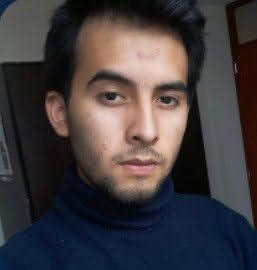
#> input picture attendance/facenet/dataset/raw/Jose/IMG_20221126_014514_282.jpg, 257 x 270 px
$ python -i preprocessing_system.py   (imports and definitions only)   (older library calls are emulated)
#> lines starting #> are read from the running program, lines starting #| are printed output that depends on the picture
#> further down, picture is the input picture: shape (270, 257, 3); mean B, G, R 62.5, 59.9, 65.9
import cv2
import numpy as np
import os
from pathlib import Path

class FacePreprocessor:
    def __init__(self, target_size=(160, 160)):
        """
        Sistema de preprocesamiento de imágenes faciales

        Args:
            target_size: Tamaño objetivo para redimensionar (width, height)
        """
        self.target_size = target_size
        self.preprocessing_stats = {
            'processed': 0,
            'low_confidence_filtered': 0,
            'histogram_equalized': 0
        }

    def standardize_resize(self, image):
        """
        Redimensiona la imagen al tamaño estándar

        Args:
            image: Imagen a redimensionar

        Returns:
            numpy.ndarray: Imagen redimensionada
        """
        return cv2.resize(image, self.target_size, interpolation=cv2.INTER_AREA)
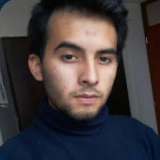
#> returned value: shape (160, 160, 3); mean of channels 0, 1, 2 62.5, 59.9, 65.9; drawn as B, G, R

    def normalize_pixels(self, image):
        """
        Normaliza los valores de píxeles a rango [0, 1]

        Args:
            image: Imagen a normalizar

        Returns:
            numpy.ndarray: Imagen normalizada
        """
        # Convertir a float32 y normalizar
        normalized = image.astype('float32')
        normalized = normalized / 255.0
        return normalized

    # [22 lines left out: function histogram_equalization, not called in this run]

    def adaptive_histogram_equalization(self, image, clip_limit=2.0, tile_size=(8, 8)):
        """
        Aplica CLAHE (Contrast Limited Adaptive Histogram Equalization)

        Args:
            image: Imagen BGR
            clip_limit: Límite de contraste
            tile_size: Tamaño de los tiles

        Returns:
            numpy.ndarray: Imagen con CLAHE aplicado
        """
#> called with clip_limit = 2, tile_size = (8, 8)
        # Convertir a LAB
        lab = cv2.cvtColor(image, cv2.COLOR_BGR2LAB)
#> lab: shape (160, 160, 3); mean of channels 0, 1, 2 64, 132.2, 127

        # Aplicar CLAHE al canal L
        clahe = cv2.createCLAHE(clipLimit=clip_limit, tileGridSize=tile_size)
        lab[:, :, 0] = clahe.apply(lab[:, :, 0])
#> lab: shape (160, 160, 3); mean of channels 0, 1, 2 85.9, 132.2, 127

        # Convertir de vuelta a BGR
        enhanced = cv2.cvtColor(lab, cv2.COLOR_LAB2BGR)
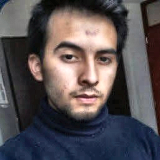
#> enhanced: shape (160, 160, 3); mean B, G, R 83.2, 80.5, 87

        return enhanced

    # [83 lines left out: functions filter_low_confidence, detect_blur, augment_image, not called in this run]

    def preprocess_pipeline(self, image, apply_clahe=True, apply_normalization=True):
        """
        Pipeline completo de preprocesamiento

        Args:
            image: Imagen a preprocesar
            apply_clahe: Si aplicar CLAHE
            apply_normalization: Si normalizar píxeles

        Returns:
            numpy.ndarray: Imagen preprocesada
        """
        # 1. Redimensionar al tamaño estándar
        processed = self.standardize_resize(image)

        # 2. Aplicar CLAHE si se requiere
        if apply_clahe:
            processed = self.adaptive_histogram_equalization(processed)

        # 3. Normalizar píxeles si se requiere
        if apply_normalization:
            processed = self.normalize_pixels(processed)

        self.preprocessing_stats['processed'] += 1

        return processed

    # [198 lines left out: functions batch_preprocess, create_preprocessed_dataset, main, not called in this run]

# [2 lines not run here, left out]

>>> import cv2
>>> picture = cv2.imread('attendance/facenet/dataset/raw/Jose/IMG_20221126_014514_282.jpg')
>>> result = FacePreprocessor().preprocess_pipeline(picture)

$ run again, on attendance/facenet/dataset/raw/Jose/photo_2025-11-02_17-22-22.jpg
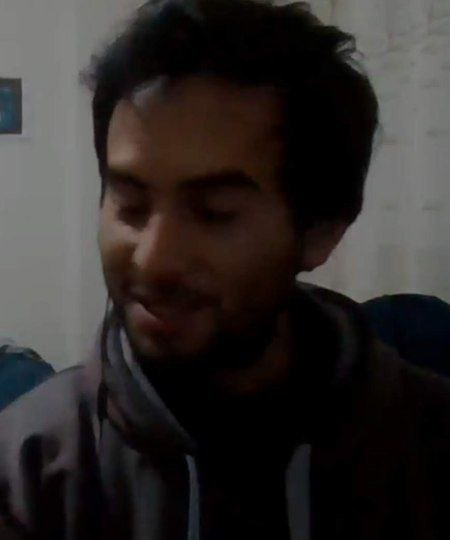
#> input picture attendance/facenet/dataset/raw/Jose/photo_2025-11-02_17-22-22.jpg, 450 x 540 px
#> picture is the input picture: shape (540, 450, 3); mean B, G, R 42, 43.5, 47.6
#> in standardize_resize, `return cv2.resize(image, self.target_size, interpolation=cv2.INTER_AREA)`:
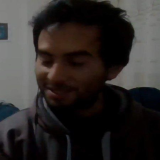
#> returned value: shape (160, 160, 3); mean of channels 0, 1, 2 42, 43.5, 47.6; drawn as B, G, R
#> in adaptive_histogram_equalization, `enhanced = cv2.cvtColor(lab, cv2.COLOR_LAB2BGR)`:
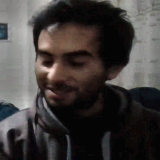
#> enhanced: shape (160, 160, 3); mean B, G, R 61.1, 62.6, 66.8

$ run again, on attendance/facenet/dataset/raw/Jose/photo_2025-11-02_17-22-27.jpg
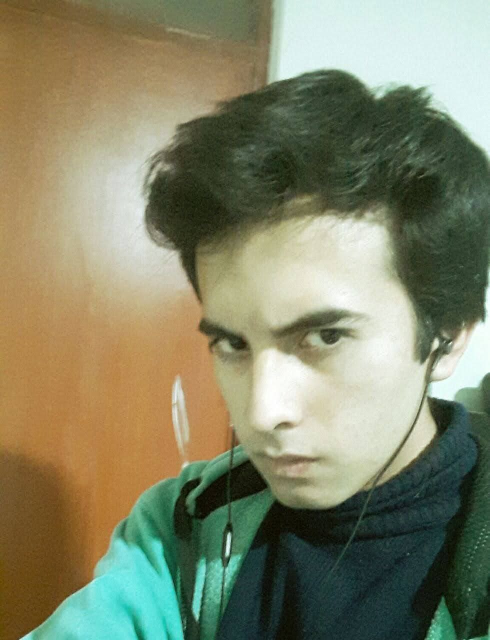
#> input picture attendance/facenet/dataset/raw/Jose/photo_2025-11-02_17-22-27.jpg, 979 x 1280 px (shown at 1/2 size)
#> picture is the input picture: shape (1280, 979, 3); mean B, G, R 105.1, 132.8, 130.8
#> in standardize_resize, `return cv2.resize(image, self.target_size, interpolation=cv2.INTER_AREA)`:
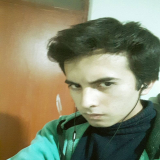
#> returned value: shape (160, 160, 3); mean of channels 0, 1, 2 105.1, 132.8, 130.8; drawn as B, G, R
#> in adaptive_histogram_equalization, `enhanced = cv2.cvtColor(lab, cv2.COLOR_LAB2BGR)`:
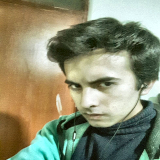
#> enhanced: shape (160, 160, 3); mean B, G, R 112.4, 140.4, 138.2

$ run again, on attendance/facenet/dataset/raw/Jose/photo_2025-11-02_17-22-30.jpg
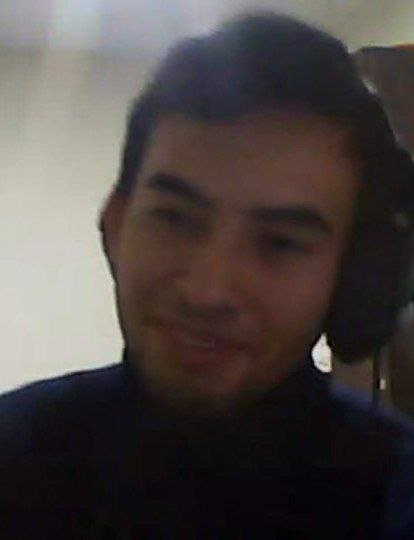
#> input picture attendance/facenet/dataset/raw/Jose/photo_2025-11-02_17-22-30.jpg, 414 x 540 px
#> picture is the input picture: shape (540, 414, 3); mean B, G, R 67.6, 69.4, 76.3
#> in standardize_resize, `return cv2.resize(image, self.target_size, interpolation=cv2.INTER_AREA)`:
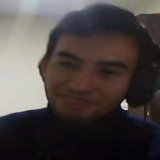
#> returned value: shape (160, 160, 3); mean of channels 0, 1, 2 67.6, 69.4, 76.3; drawn as B, G, R
#> in adaptive_histogram_equalization, `enhanced = cv2.cvtColor(lab, cv2.COLOR_LAB2BGR)`:
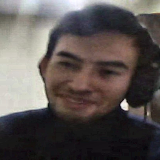
#> enhanced: shape (160, 160, 3); mean B, G, R 81.8, 84.1, 91.2
